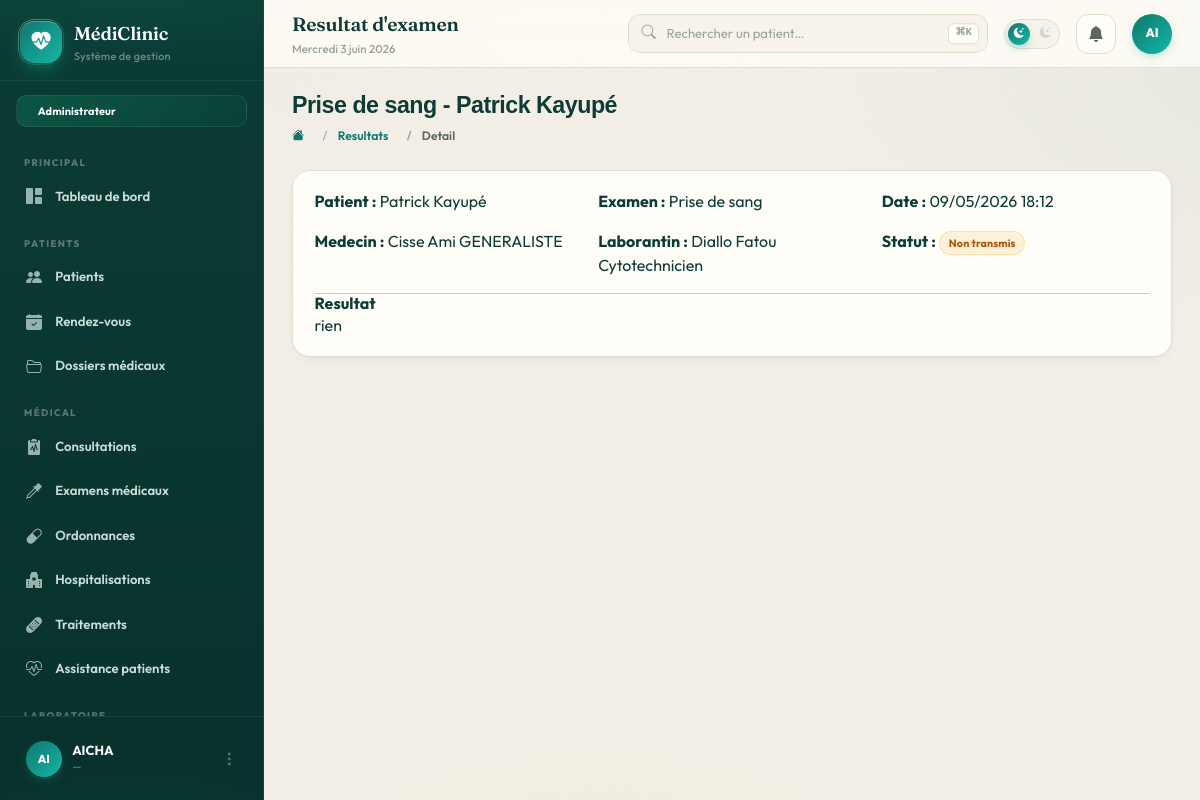
The page /consultation/resultats/7/ (signed in) on the database its author committed.
### consultation/models.py (models this page shows, shortened)
class ResultatExamen(models.Model):
    patient = models.ForeignKey(Patient, on_delete=models.CASCADE)
    dossier = models.ForeignKey(DossierMedical, on_delete=models.CASCADE, related_name='resultats', null=True, blank=True)
    examen = models.ForeignKey(ExamenMedical, on_delete=models.CASCADE, related_name='resultats')
    medecin = models.ForeignKey("personnel.Medecin", on_delete=models.SET_NULL, null=True, blank=True)
    laborantin = models.ForeignKey("personnel.Laborantin", on_delete=models.SET_NULL, null=True, blank=True)
    resultat = models.TextField()
    observations = models.TextField(blank=True, default='')
    transmis = models.BooleanField(default=False)
    date_transmission = models.DateTimeField(null=True, blank=True)
    date_examen = models.DateTimeField(auto_now_add=True)

class ExamenMedical(models.Model):
    patient = models.ForeignKey(Patient, on_delete=models.CASCADE)
    dossier= models.ForeignKey(DossierMedical, on_delete=models.CASCADE,
        related_name="examens", null=True, blank=True)
    consultation = models.ForeignKey(Consultation, on_delete=models.CASCADE)
    laborantin = models.ForeignKey("personnel.Laborantin", on_delete=models.CASCADE, null=True, blank=True)
    medecin = models.ForeignKey("personnel.Medecin", on_delete=models.CASCADE, null=True, blank=True)
    type_examen = models.CharField(max_length=100)
    STATUT_CHOICES = [
    ('en_attente', 'En attente'),
    ('en_cours', 'En cours'),
    ('termine', 'Terminé'),
]
    statut = models.CharField(max_length=20, choices=STATUT_CHOICES, default='en_attente')

### patients/models.py (models this page shows)
class Patient(models.Model):
    nom = models.CharField(max_length=100)
    prenom = models.CharField(max_length=100)
    sexe = models.CharField(max_length=50)
    date_naissance = models.DateField()
    adresse = models.CharField(max_length=255)
    telephone = models.CharField(max_length=20)
    email = models.EmailField()
    numero_urgence = models.CharField(max_length=20)
    date_creation = models.DateTimeField(auto_now_add=True)
    def __str__(self):
        return f"{self.nom} {self.prenom}"

### personnel/models.py (models this page shows)
class Personnel(models.Model):
    nom = models.CharField(max_length=100)
    prenom = models.CharField(max_length=100)
    telephone = models.CharField(max_length=20)
    adresse = models.TextField()
    service = models.CharField(max_length=100)
    role = models.CharField(max_length=50)
    mot_de_passe = models.CharField(max_length=255)
    class Meta:
        abstract = True

class Medecin(Personnel):
    specialite = models.CharField(max_length=100)
    def __str__(self):
        return f"{self.nom} {self.prenom} {self.specialite}"

class Laborantin(Personnel):
    specialite = models.CharField(max_length=100)
    def __str__(self):
        return f"{self.nom} {self.prenom} {self.specialite}"

### consultation/views.py (the view)
# urls.py: path('resultats/<int:pk>/', views.resultat_detail, name='resultat_detail'),
@role_required('admin', 'medecin', 'laborantin')
def resultat_detail(request, pk):
    res = get_object_or_404(ResultatExamen, pk=pk)
    return render(request, 'consultation/resultat_detail.html', {'resultat': res})

### comptes/context_processors.py (called while the page is built)
def _user_permissions(request):
    user = request.user
    if not user.is_authenticated:
        return set()
    role = get_role(user)
    if role == 'admin':
        from .models import Permission
        return set(Permission.objects.values_list('code', flat=True))
    try:
        return set(user.profil.role.permissions.values_list('code', flat=True))
    except Exception:
        return set()

def role_context(request):
    role = get_role(request.user) if request.user.is_authenticated else None
    codes = _user_permissions(request)
    return {
        'user_role': role,
        'is_admin': role == 'admin',
        'is_medecin': role == 'medecin',
        'is_laborantin': role == 'laborantin',
        'is_infirmier': role == 'infirmier',
        'is_receptionniste': role == 'receptionniste',
        'user_permissions': codes,
        'perms': _PermLookup(codes),
    }

### templates/consultation/resultat_detail.html (shortened to what this page needs)
{% extends 'base.html' %}
{% block page_title %}Resultat d'examen{% endblock %}
{% block page_heading %}{{ resultat.examen.type_examen }} - {{ resultat.patient }}{% endblock %}
{% block breadcrumb %}
  <li class="breadcrumb-item"><a href="{% url 'consultation:resultats' %}">Resultats</a></li>
  <li class="breadcrumb-item active">Detail</li>
{% endblock %}
{% block content %}
<div class="panel">
  <div class="panel-body">
    <div class="row g-3 mb-3">
      <div class="col-md-4"><strong>Patient :</strong> {{ resultat.patient }}</div>
      <div class="col-md-4"><strong>Examen :</strong> {{ resultat.examen.type_examen }}</div>
      <div class="col-md-4"><strong>Date :</strong> {{ resultat.date_examen|date:"d/m/Y H:i" }}</div>
      <div class="col-md-4"><strong>Medecin :</strong> {{ resultat.medecin|default:'-' }}</div>
      <div class="col-md-4"><strong>Laborantin :</strong> {{ resultat.laborantin|default:'-' }}</div>
      <div class="col-md-4"><strong>Statut :</strong>
        {% if resultat.transmis %}<span class="pill pill-success">Transmis le {{ resultat.date_transmission|date:"d/m/Y H:i" }}</span>
        {% else %}<span class="pill pill-warn">Non transmis</span>{% endif %}
      </div>
    </div>
    <hr>
    <h6 class="fw-bold">Resultat</h6>
    <p style="white-space:pre-wrap">{{ resultat.resultat }}</p>
  </div>
</div>
{% endblock %}

### templates/base.html (shortened to what this page needs)
{% load static %}
<!DOCTYPE html>
<html lang="fr" data-theme="light" data-role="{{ user_role|default:'admin' }}">
<head>
  <link href="https://cdn.jsdelivr.net/npm/bootstrap@5.3.3/dist/css/bootstrap.min.css" rel="stylesheet">
  <link href="https://cdn.jsdelivr.net/npm/bootstrap-icons@1.11.3/font/bootstrap-icons.min.css" rel="stylesheet">
  <script src="https://cdn.tailwindcss.com"></script>
</head>
<body>
<aside id="sidebar">
  <div class="sb-brand">
    <div class="sb-logo"><i class="bi bi-heart-pulse-fill"></i></div>
    <div>
      <div class="sb-name">MédiClinic</div>
      <div class="sb-sub">Système de gestion</div>
    </div>
  </div>
  {% if is_medecin %}
    <div class="sb-role-badge" style="background:linear-gradient(135deg,rgba(20,184,166,.22),rgba(20,184,166,.05))"><i class="bi bi-clipboard2-pulse-fill" style="color:#5eead4"></i> Médecin</div>
  {% elif is_laborantin %}
    <div class="sb-role-badge" style="background:linear-gradient(135deg,rgba(168,85,247,.22),rgba(168,85,247,.05))"><i class="bi bi-eyedropper-fill" style="color:#c4b5fd"></i> Laborantin</div>
  {% elif is_infirmier %}
    <div class="sb-role-badge" style="background:linear-gradient(135deg,rgba(245,158,11,.22),rgba(245,158,11,.05))"><i class="bi bi-bandaid-fill" style="color:#fbbf24"></i> Infirmier</div>
  {% elif is_receptionniste %}
    <div class="sb-role-badge" style="background:linear-gradient(135deg,rgba(239,68,68,.22),rgba(239,68,68,.05))"><i class="bi bi-telephone-fill" style="color:#fca5a5"></i> Réceptionniste</div>
  {% else %}
    <div class="sb-role-badge" style="background:linear-gradient(135deg,rgba(16,185,129,.22),rgba(16,185,129,.05))"> Administrateur</div>
  {% endif %}
  <nav class="sb-nav">
    <div class="sb-section">Principal</div>
    <a href="{% url 'dashboard' %}" class="sb-link {% block nav_dashboard %}{% endblock %}">
      <i class="bi bi-grid-1x2-fill"></i> Tableau de bord
    </a>
    {% if 'patient.view' in user_permissions or 'rdv.view' in user_permissions or 'dossier.view' in user_permissions %}
    <div class="sb-section">Patients</div>
    {% endif %}
    {% if 'patient.view' in user_permissions %}
    <a href="{% url 'patients:liste' %}" class="sb-link {% block nav_patients %}{% endblock %}">
      <i class="bi bi-people-fill"></i> Patients
    </a>
    {% endif %}
    {% if 'rdv.view' in user_permissions %}
    <a href="{% url 'consultation:rdv_liste' %}" class="sb-link {% block nav_rdv %}{% endblock %}">
      <i class="bi bi-calendar-check-fill"></i> Rendez-vous
    </a>
    {% endif %}
    {% if 'dossier.view' in user_permissions %}
    <a href="{% url 'consultation:dossiers' %}" class="sb-link {% block nav_dossiers %}{% endblock %}">
      <i class="bi bi-folder2-open"></i> Dossiers médicaux
    </a>
    {% endif %}
    {% if 'consultation.view' in user_permissions or 'examen.view' in user_permissions or 'ordonnance.view' in user_permissions or 'hospitalisation.view' in user_permissions or 'traitement.view' in user_permissions %}
    <div class="sb-section">Médical</div>
    {% endif %}
    {% if 'consultation.view' in user_permissions %}
    <a href="{% url 'consultation:liste' %}" class="sb-link {% block nav_consultations %}{% endblock %}">
      <i class="bi bi-clipboard2-pulse-fill"></i> Consultations
    </a>
    {% endif %}
    {% if 'examen.view' in user_permissions %}
    <a href="{% url 'consultation:examens' %}" class="sb-link {% block nav_examens %}{% endblock %}">
      <i class="bi bi-eyedropper"></i> Examens médicaux
    </a>
    {% endif %}
    {% if 'ordonnance.view' in user_permissions %}
    <a href="{% url 'consultation:ordonnances' %}" class="sb-link {% block nav_ordonnances %}{% endblock %}">
      <i class="bi bi-capsule"></i> Ordonnances
    </a>
    {% endif %}
    {% if 'hospitalisation.view' in user_permissions %}
    <a href="{% url 'consultation:hospitalisations' %}" class="sb-link {% block nav_hospit %}{% endblock %}">
      <i class="bi bi-hospital-fill"></i> Hospitalisations
    </a>
    {% endif %}
    {% if 'traitement.view' in user_permissions %}
    <a href="{% url 'consultation:traitements' %}" class="sb-link {% block nav_traitements %}{% endblock %}">
      <i class="bi bi-bandaid-fill"></i> Traitements
    </a>
    {% endif %}
    {% if 'traitement.administrer' in user_permissions %}
    <a href="{% url 'consultation:assistances' %}" class="sb-link">
      <i class="bi bi-heart-pulse"></i> Assistance patients
    </a>
    {% endif %}
    {% if 'resultat.view' in user_permissions %}
    <div class="sb-section">Laboratoire</div>
    {% endif %}
  </nav>
  <div class="sb-footer">
    <div class="dropdown">
      <div class="sb-user" data-bs-toggle="dropdown">
        <div class="sb-av">{{ request.user.username|slice:":2"|upper }}</div>
        <div style="min-width:0;flex:1">
          <div class="sb-uname text-truncate">{{ request.user.get_full_name|default:request.user.username }}</div>
          <div class="sb-urole text-truncate">{{ request.user.email|default:'—' }}</div>
        </div>
        <i class="bi bi-three-dots-vertical" style="color:rgba(255,255,255,.3)"></i>
      </div>
    </div>
  </div>
</aside>
<div id="main">
  <div class="topbar">
    <div class="me-auto" style="min-width:0">
      <div class="tb-title text-truncate">{% block page_title %}{% endblock %}</div>
      <div class="tb-date" id="tbDate"></div>
    </div>
    <div class="tb-search d-none d-md-block">
      <form action="{% url 'patients:liste' %}" method="get" style="margin:0">
        <input type="text" name="q" placeholder="Rechercher un patient…" value="{{ request.GET.q }}">
      </form>
      <kbd>⌘K</kbd>
    </div>
    <div class="theme-toggle" onclick="toggleTheme()" title="Mode sombre / jour">
      <i class="bi bi-sun-fill t-sun"></i>
      <i class="bi bi-moon-stars-fill t-moon"></i>
      <div class="t-knob"><i class="bi bi-moon-stars-fill"></i></div>
    </div>
    <div class="dropdown">
      <div class="tb-btn" data-bs-toggle="dropdown" role="button">
        <i class="bi bi-bell-fill"></i>
      </div>
    </div>
    <div class="dropdown">
      <div class="sb-av" style="cursor:pointer;width:40px;height:40px;font-size:.78rem" data-bs-toggle="dropdown" role="button">
        {{ request.user.username|slice:":2"|upper }}
      </div>
    </div>
  </div>
  <div class="content">
    <div class="page-hdr">
      <div>
        <div class="page-hdr-title">{% block page_heading %}{% endblock %}</div>
        <nav aria-label="breadcrumb">
          <ol class="breadcrumb mt-2">
            <li class="breadcrumb-item"><a href="{% url 'dashboard' %}"><i class="bi bi-house-fill"></i></a></li>
            {% block breadcrumb %}{% endblock %}
          </ol>
        </nav>
      </div>
    </div>
    {% block content %}{% endblock %}
  </div>
</div>
</body>
</html>

### rows shown on the page
ResultatExamen: examen.type_examen "Prise de sang", patient "Patrick Kayupé", date_examen "09/05/2026 18:12", medecin "Cisse Ami GENERALISTE", laborantin "Diallo Fatou Cytotechnicien", resultat "rien"

### other values the page prints
{{ request.user.username|slice:":2"|upper }} "AI"
{{ request.user.get_full_name|default:request.user.username }} "AICHA"
{{ request.user.email|default:'—' }} "—"
